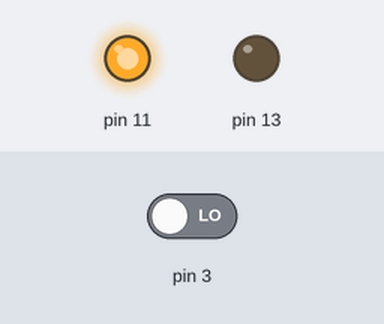
Bench run of a sketch on a simulated Arduino Uno, built with avr-gcc and run on an emulated ATmega328P. Parts: output pins drawn as LEDs (lit = HIGH). The inputs (shaded band) are chosen by the test bench; at power-on: pin 3 LOW.

Above: at 1.2 s.
1.3 s: pin 3 driven HIGH
At 1.6 s:
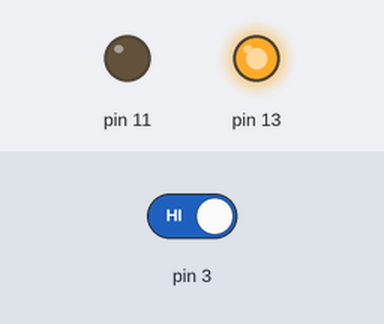
At 4.1 s:
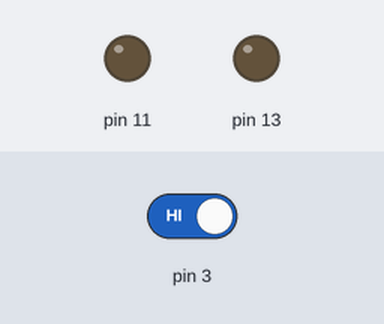
4.3 s: pin 3 driven LOW
At 5.8 s:
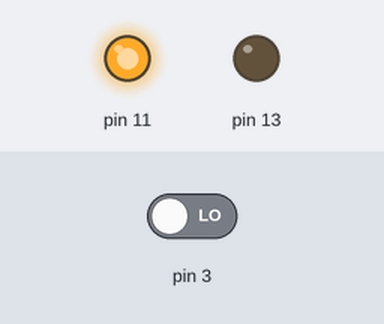
Timing chart, 0 to 7.3 s (numbered marks = the images above; inputs shaded):
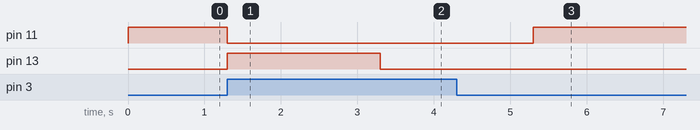

Measured:
- after the input at 1.3 s, pin 11: HIGH → LOW at once; pin 13: LOW → HIGH at once, → LOW 2.0 s later
- after the input at 4.3 s, pin 11: LOW → HIGH after 1.0 s; pin 13: stops changing and stays LOW

The sketch:

led_clignotante.ino
```cpp
void setup() {
  pinMode(3,INPUT);
  pinMode(11,OUTPUT);
  pinMode(13,OUTPUT);
}

void loop() {
  if (digitalRead(3)==HIGH) {
     digitalWrite(11,LOW);
     digitalWrite(13,HIGH);
     delay(2000);
    digitalWrite(13,LOW);
    delay(2000);
}

  else {
    digitalWrite(11,HIGH);
}

}
```
